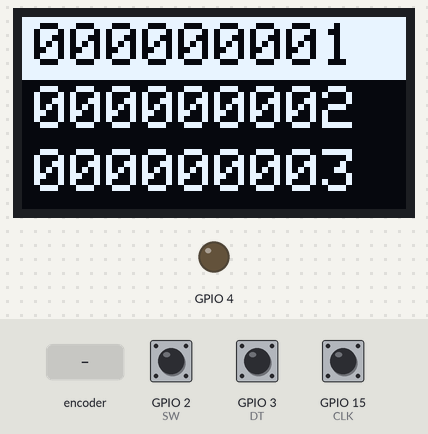
The sketch below on a simulated ESP32. Shown: 128×64 one-colour display, output pins drawn as LEDs (lit = HIGH). The inputs (shaded band) are chosen by the test bench; at power-on: GPIO 2 (SW) HIGH, GPIO 3 (DT) HIGH, GPIO 15 (CLK) HIGH. WiFi joins after 1.5 s; servers stay silent unless stated; the local clock reads 2024-03-15 10:24:30 at power-on unless the sketch sets it; the camera gives no picture; web services answer with replies made up by the test bench; what the sketch prints to the serial monitor is not drawn.

Above: at 4.9 s.
5.0 s: GPIO 2 (SW) pulled LOW for 0.15 s
At 5.8 s:
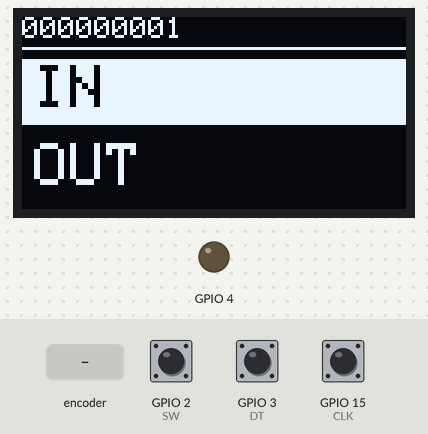
6.6 s: rotary encoder on GPIO 15 (CLK) / GPIO 3 (DT) turned 3 steps (first pin leading)
At 7.3 s:
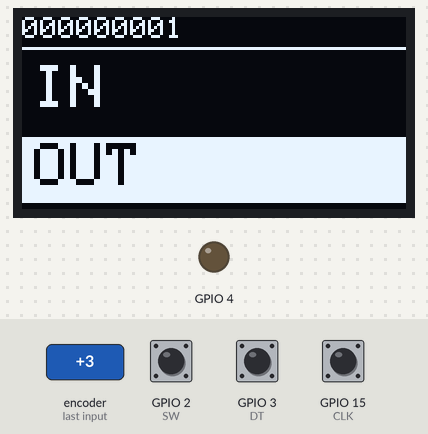
8.7 s: GPIO 2 (SW) pulled LOW for 1 s
At 9.8 s:
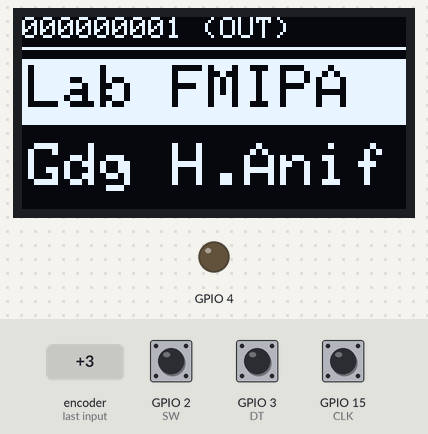
11.2 s: GPIO 2 (SW) pulled LOW for 0.15 s
At 15.5 s:
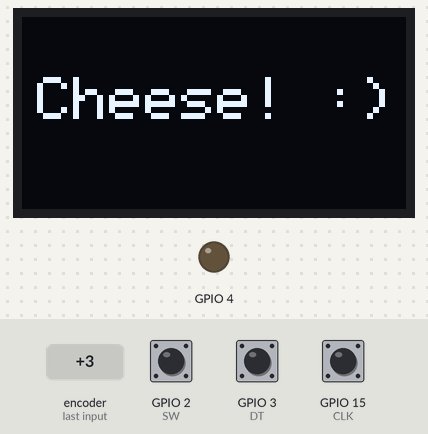
17.3 s: GPIO 2 (SW) pulsed LOW 5 times (0.12 s each, 0.3 s apart)
At 19.7 s:
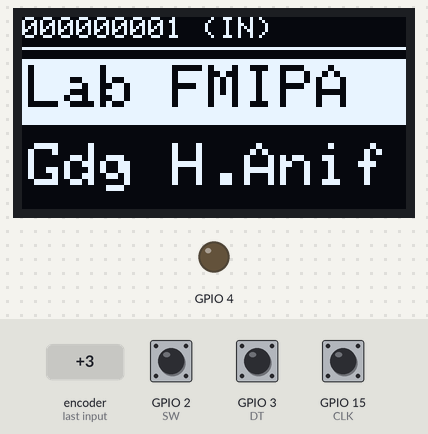
20.3 s: rotary encoder on GPIO 15 (CLK) / GPIO 3 (DT) turned 1 step (first pin leading)
At 21.0 s:
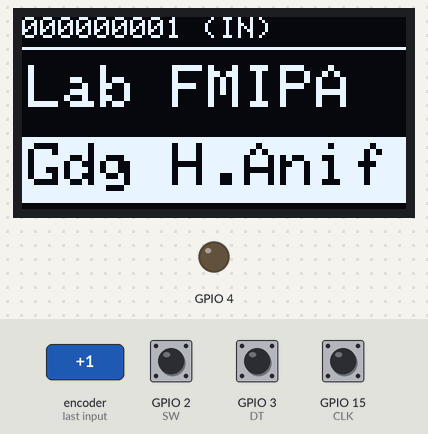
Timing chart, 0 to 23.0 s (numbered marks = the images above; inputs shaded):
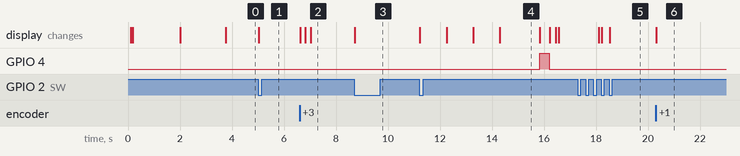

The sketch:

attendance.ino
```cpp
#include "esp_camera.h"
#include "esp_task_wdt.h"
#include <Adafruit_GFX.h>
#include <Adafruit_SSD1306.h>
#include <HTTPClient.h>
#include <WiFi.h>
#include <WiFiClientSecure.h>
#include <Wire.h>
#include <time.h>

// ---------------- OLED ----------------
#define SCREEN_WIDTH 128
#define SCREEN_HEIGHT 64

Adafruit_SSD1306 display(SCREEN_WIDTH, SCREEN_HEIGHT, &Wire, -1);

// ---------------- WiFi & Telegram ----------------
const char *ssid = "NAMA_WIFI";
const char *pwd = "PASSWORD_WIFI";
const char *botToken = "TOKEN_BOT_TELEGRAM";
const char *chatId = "CHAT_ID_TELEGRAM";

// ---------------- Lokasi ----------------
String detectedCity = "";
int locIndex = 0;

String locDisplay[] = {
    "Lab FMIPA",
    "Gdg H.Anif"
};

String locFull[] = {
    "Lab FMIPA",
    "Gedung Haji Anif"
};

// ---------------- Encoder ----------------
#define CLK 15
#define DT 3
#define SW 2

// ---------------- Data Mahasiswa Lab B1 (23 Orang) ----------------
String nims[] = {
    "000000001", "000000002", "000000003", "000000004", "000000005",
    "000000006", "000000007", "000000008", "000000009", "000000010",
    "000000011", "000000012", "000000013", "000000014", "000000015",
    "000000016", "000000017", "000000018", "000000019", "000000020",
    "000000021", "000000022", "000000023"
};

String names[] = {
    "Mahasiswa 01",
    "Mahasiswa 02",
    "Mahasiswa 03",
    "Mahasiswa 04",
    "Mahasiswa 05",
    "Mahasiswa 06",
    "Mahasiswa 07",
    "Mahasiswa 08",
    "Mahasiswa 09",
    "Mahasiswa 10",
    "Mahasiswa 11",
    "Mahasiswa 12",
    "Mahasiswa 13",
    "Mahasiswa 14",
    "Mahasiswa 15",
    "Mahasiswa 16",
    "Mahasiswa 17",
    "Mahasiswa 18",
    "Mahasiswa 19",
    "Mahasiswa 20",
    "Mahasiswa 21",
    "Mahasiswa 22",
    "Mahasiswa 23"
};

int totalUsers = 23;
int selectedIndex = 0;

// ---------------- Mode ----------------
int modeIndex = 0;

String modeOptions[] = {
    "IN",
    "OUT"
};

// ---------------- State Menu ----------------
int menuStep = 0;
int lastCLK = HIGH;
bool lastSW = HIGH;

unsigned long lastEncoderMove = 0;
unsigned long lastSWPress = 0;

// ---------------- Deteksi Kota Otomatis via WiFi ----------------
void detectAutoCity() {
    if (WiFi.status() == WL_CONNECTED) {
        HTTPClient http;
        http.setTimeout(3000); // Dipercepat timeout-nya
        http.begin("http://ip-api.com");

        int httpCode = http.GET();

        if (httpCode == 200) {
            String city = http.getString();
            city.trim();

            if (city.length() > 0) {
                detectedCity = city;
            }
        }

        http.end();
    }

    Serial.println("Kota terdeteksi: " + detectedCity);
}

// ---------------- Camera Init ----------------
void initCam() {
    camera_config_t cfg;

    cfg.ledc_channel = LEDC_CHANNEL_0;
    cfg.ledc_timer = LEDC_TIMER_0;

    cfg.pin_d0 = 5;
    cfg.pin_d1 = 18;
    cfg.pin_d2 = 19;
    cfg.pin_d3 = 21;
    cfg.pin_d4 = 36;
    cfg.pin_d5 = 39;
    cfg.pin_d6 = 34;
    cfg.pin_d7 = 35;

    cfg.pin_xclk = 0;
    cfg.pin_pclk = 22;
    cfg.pin_vsync = 25;
    cfg.pin_href = 23;

    cfg.pin_sscb_sda = 26;
    cfg.pin_sscb_scl = 27;

    cfg.pin_pwdn = 32;
    cfg.pin_reset = -1;

    cfg.xclk_freq_hz = 20000000;
    cfg.pixel_format = PIXFORMAT_JPEG;
    cfg.frame_size = FRAMESIZE_QVGA;
    cfg.jpeg_quality = 14; // Dinaikkan sedikit angkanya agar ukuran file foto lebih kecil dan cepat terkirim
    cfg.fb_count = 1;

    if (esp_camera_init(&cfg) != ESP_OK) {
        Serial.println("Camera Init Failed");
        ESP.restart();
    }

    sensor_t *s = esp_camera_sensor_get();
    if (s != NULL) {
        s->set_vflip(s, 1);
        s->set_hmirror(s, 0);
    }
}

// ---------------- OLED Init ----------------
void initOLED() {
    Wire.begin(14, 13);
    Wire.setClock(100000);
    delay(100);

    if (!display.begin(SSD1306_SWITCHCAPVCC, 0x3C)) {
        if (!display.begin(SSD1306_SWITCHCAPVCC, 0x3D)) {
            Serial.println("OLED FAIL");

            while (true);
        }
    }

    display.clearDisplay();
    display.setTextColor(WHITE);
    display.display();
}

// ---------------- OLED Screens ----------------
void showWelcome() {
    display.clearDisplay();
    display.setTextSize(2);
    display.setCursor(5, 20);
    display.println("Attendance");
    display.display();

    delay(1500); // Dipangkas agar booting lebih cepat
}

void showUsers() {
    display.clearDisplay();
    display.setTextSize(2);

    int rowH = 21;
    int visible = 3;

    int startIdx = selectedIndex - 1;

    if (startIdx < 0) {
        startIdx = 0;
    }

    if (startIdx > totalUsers - visible) {
        startIdx = max(0, totalUsers - visible);
    }

    for (int i = startIdx; i < min(startIdx + visible, totalUsers); i++) {
        int y = (i - startIdx) * rowH;

        if (i == selectedIndex) {
            display.fillRect(0, y, SCREEN_WIDTH, rowH, WHITE);
            display.setTextColor(BLACK);
        } else {
            display.setTextColor(WHITE);
        }

        display.setCursor(4, y + 2);
        display.println(nims[i]);
    }

    display.setTextColor(WHITE);
    display.display();
}

void showMode() {
    display.clearDisplay();

    display.setTextSize(1);
    display.setTextColor(WHITE);
    display.setCursor(0, 0);
    display.println(nims[selectedIndex]);

    display.drawLine(0, 10, SCREEN_WIDTH, 10, WHITE);

    display.setTextSize(2);

    if (modeIndex == 0) {
        display.fillRect(0, 14, SCREEN_WIDTH, 22, WHITE);
        display.setTextColor(BLACK);
    } else {
        display.setTextColor(WHITE);
    }

    display.setCursor(4, 16);
    display.println("IN");

    if (modeIndex == 1) {
        display.fillRect(0, 40, SCREEN_WIDTH, 22, WHITE);
        display.setTextColor(BLACK);
    } else {
        display.setTextColor(WHITE);
    }

    display.setCursor(4, 42);
    display.println("OUT");

    display.setTextColor(WHITE);
    display.display();
}

void showLocationMenu() {
    display.clearDisplay();

    display.setTextSize(1);
    display.setTextColor(WHITE);
    display.setCursor(0, 0);

    display.println(nims[selectedIndex] + " (" + modeOptions[modeIndex] + ")");
    display.drawLine(0, 10, SCREEN_WIDTH, 10, WHITE);

    display.setTextSize(2);

    if (locIndex == 0) {
        display.fillRect(0, 14, SCREEN_WIDTH, 22, WHITE);
        display.setTextColor(BLACK);
    } else {
        display.setTextColor(WHITE);
    }

    display.setCursor(2, 16);
    display.println(locDisplay[0]);

    if (locIndex == 1) {
        display.fillRect(0, 40, SCREEN_WIDTH, 22, WHITE);
        display.setTextColor(BLACK);
    } else {
        display.setTextColor(WHITE);
    }

    display.setCursor(2, 42);
    display.println(locDisplay[1]);

    display.setTextColor(WHITE);
    display.display();
}

void showMessage(String msg) {
    display.clearDisplay();
    display.setTextSize(2);
    display.setTextColor(WHITE);
    display.setCursor(0, 10);
    display.println(msg);
    display.display();
}

void showCountdown() {
    for (int i = 3; i >= 1; i--) {
        display.clearDisplay();
        display.setTextSize(4);
        display.setTextColor(WHITE);
        display.setCursor(50, 12);
        display.println(i);
        display.display();

        esp_task_wdt_reset();
        delay(1000);
    }

    display.clearDisplay();
    display.setTextSize(2);
    display.setTextColor(WHITE);
    display.setCursor(5, 20);
    display.println("Cheese! :)");
    display.display();

    delay(1500); // Diringkas sedikit agar lebih gesit
}

// ---------------- Encoder ----------------
int readEncoderDelta() {
    int clkState = digitalRead(CLK);

    if (clkState == LOW && lastCLK == HIGH) {
        lastCLK = clkState;

        if (millis() - lastEncoderMove < 150) { // Respons encoder dibuat lebih cepat (150ms)
            return 0;
        }

        lastEncoderMove = millis();

        return (digitalRead(DT) != clkState) ? 1 : -1;
    }

    lastCLK = clkState;

    return 0;
}

bool readSWPress() {
    bool swState = digitalRead(SW);

    if (swState == LOW && lastSW == HIGH) {
        lastSW = swState;

        if (millis() - lastSWPress > 250) { // Batas debounce tombol dipercepat jadi 250ms
            lastSWPress = millis();
            return true;
        }

        return false;
    }

    if (swState == HIGH) {
        lastSW = HIGH;
    }

    return false;
}

// ---------------- Telegram Send ----------------
void sendTelegram(uint8_t *imgBuf, size_t imgLen) {
    if (WiFi.status() != WL_CONNECTED) {
        showMessage("Reconnecting\nWiFi...");
        WiFi.reconnect();

        int w = 0;

        while (WiFi.status() != WL_CONNECTED && w < 10) {
            delay(300);
            w++;
            esp_task_wdt_reset();
        }

        if (WiFi.status() != WL_CONNECTED) {
            showMessage("WiFi Lost!\nRestarting...");
            delay(1000);
            ESP.restart();
        }
    }

    WiFiClientSecure client;

    client.setInsecure();
    client.setTimeout(15000); // Timeout dipangkas ke 15 detik agar tidak menggantung lama jika jaringan berat

    showMessage("Connecting\nto server...");
    esp_task_wdt_reset();

    bool connected = false;

    for (int attempt = 1; attempt <= 2; attempt++) {
        if (client.connect("api.telegram.org", 443)) {
            connected = true;
            break;
        }

        esp_task_wdt_reset();
        delay(500);
    }

    if (!connected) {
        Serial.println("Server Connection Failed");
        showMessage("Server Failed!\nRetry later.");
        delay(1500);
        return;
    }

    esp_task_wdt_reset();

    struct tm ti;
    char ts[64] = "Time Unknown";

    if (getLocalTime(&ti, 1000)) {
        strftime(ts, sizeof(ts), "%H:%M:%S, %d %b %Y", &ti);
    }

    String nimMahasiswa = nims[selectedIndex];
    String namaMahasiswa = names[selectedIndex];
    String statusMode = modeOptions[modeIndex];
    String lokasiLengkap = locFull[locIndex];

    if (detectedCity.length() > 0) {
        lokasiLengkap += " (" + detectedCity + ")";
    }

    String caption = "ABSENSI KEHADIRAN\n"
                     "NIM: " + nimMahasiswa + "\n"
                     "Nama: " + namaMahasiswa + "\n"
                     "Status: " + statusMode + "\n"
                     "Lokasi: " + lokasiLengkap + "\n"
                     "Waktu: " + String(ts) + " WIB";

    String b = "ESP32CAMBound7MA4YWxkTrZu0gW";
    String cr = "\r\n";
    String d = "--";

    String body =
        d + b + cr +
        "Content-Disposition: form-data; name=\"chat_id\"" + cr + cr +
        String(chatId) + cr +
        d + b + cr +
        "Content-Disposition: form-data; name=\"caption\"" + cr + cr +
        caption + cr +
        d + b + cr +
        "Content-Disposition: form-data; name=\"photo\"; filename=\"p.jpg\"" + cr +
        "Content-Type: image/jpeg" + cr + cr;

    String endPart = cr + d + b + d + cr;

    int totalLen = body.length() + imgLen + endPart.length();

    client.println("POST /bot" + String(botToken) + "/sendPhoto HTTP/1.1");
    client.println("Host: api.telegram.org");
    client.println("Content-Type: multipart/form-data; boundary=" + b);
    client.println("Content-Length: " + String(totalLen));
    client.println();

    esp_task_wdt_reset();
    showMessage("Uploading\nimage...");

    client.print(body);
    client.write(imgBuf, imgLen);
    client.print(endPart);

    esp_task_wdt_reset();

    // Membaca respons server dengan batas waktu maksimal 3 detik agar tidak macet
    unsigned long timeout = millis();
    while (client.connected() && millis() - timeout < 3000) {
        esp_task_wdt_reset();
        while (client.available()) {
            client.read();
            timeout = millis();
        }
    }

    client.stop();

    // Tampilkan pesan sukses dan Thanks! selama 1.5 detik (lebih cepat dari sebelumnya)
    display.clearDisplay();
    display.setTextSize(2);
    display.setTextColor(WHITE);
    display.setCursor(15, 15);
    display.println("Absen OK!");
    display.setCursor(20, 40);
    display.println("Thanks!");
    display.display();
    delay(1500);
}

// ---------------- Capture & Send ----------------
void captureAndSend() {
    showCountdown();

    display.clearDisplay();
    display.fillRect(0, 0, SCREEN_WIDTH, SCREEN_HEIGHT, WHITE);
    display.display();

    digitalWrite(4, HIGH);
    delay(200); // Flash dipercepat jadi 0.2 detik

    camera_fb_t *fb = esp_camera_fb_get();

    if (fb) {
        esp_camera_fb_return(fb);
    }

    delay(50);

    fb = esp_camera_fb_get();

    digitalWrite(4, LOW);

    if (!fb) {
        Serial.println("Camera capture failed");
        showMessage("Kamera\nGagal!");
        delay(1500);
        return;
    }

    sendTelegram(fb->buf, fb->len);

    esp_camera_fb_return(fb);
}

// ---------------- Setup ----------------
void setup() {
    Serial.begin(115200);

    pinMode(CLK, INPUT_PULLUP);
    pinMode(DT, INPUT_PULLUP);
    pinMode(SW, INPUT_PULLUP);

    pinMode(4, OUTPUT);
    digitalWrite(4, LOW);

    initOLED();
    showWelcome();
    initCam();

    showMessage("Connecting\nWiFi...");

    WiFi.begin(ssid, pwd);

    while (WiFi.status() != WL_CONNECTED) {
        delay(300);
        Serial.print(".");
    }

    Serial.println("\nWiFi Connected");

    configTime(25200, 0, "pool.ntp.org", "time.nist.gov");

    detectAutoCity();

    esp_task_wdt_init(20, true);
    esp_task_wdt_add(NULL);

    showUsers();
}

// ---------------- Loop ----------------
void loop() {
    esp_task_wdt_reset();

    int delta = readEncoderDelta();

    if (delta != 0) {
        if (menuStep == 0) {
            selectedIndex += delta;

            if (selectedIndex < 0) {
                selectedIndex = totalUsers - 1;
            }

            if (selectedIndex >= totalUsers) {
                selectedIndex = 0;
            }

            showUsers();

        } else if (menuStep == 1) {
            modeIndex = (modeIndex == 0) ? 1 : 0;
            showMode();

        } else if (menuStep == 2) {
            locIndex = (locIndex == 0) ? 1 : 0;
            showLocationMenu();
        }
    }

    if (readSWPress()) {
        if (menuStep == 0) {
            menuStep = 1;
            modeIndex = 0;
            showMode();

        } else if (menuStep == 1) {
            menuStep = 2;
            locIndex = 0;
            showLocationMenu();

        } else if (menuStep == 2) {
            captureAndSend();
            menuStep = 0;
            showUsers();
        }
    }
}
```

Measured:
- after the input at 5.0 s, the display: changes at once (image 1)
- after the input at 6.6 s, the display: changes at once (image 2)
- after the input at 8.7 s, the display: changes at once (image 3)
- after the input at 11.2 s, GPIO 4: LOW → HIGH after 4.6 s, → LOW 0.37 s later; the display: first changes at once (image 4 shows a later state)
- after the input at 17.3 s, the display: first differs from a run without the input after 0.93 s (image 5 shows a later state)
- after the input at 20.3 s, the display: changes at once (image 6)
- what the display in image 4 shows lasts 1.5 s, from 14.3 s to 15.8 s
